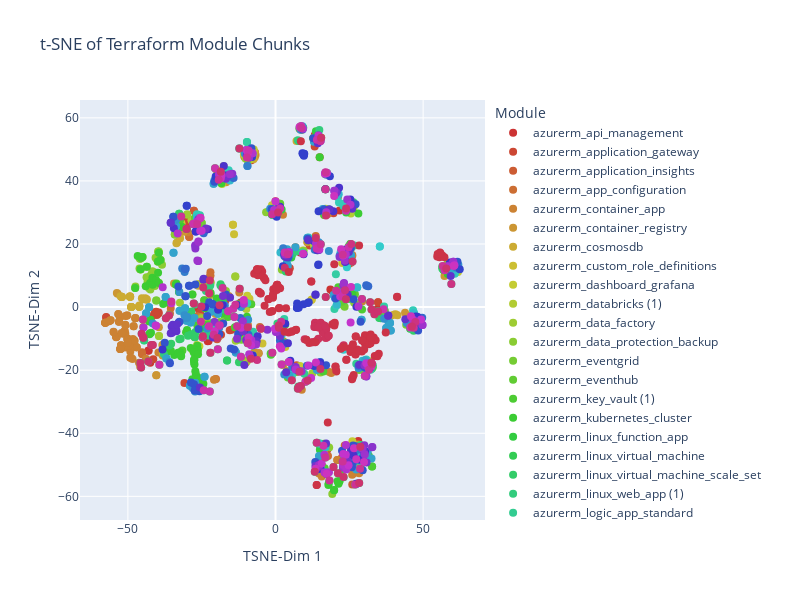

The code cell stored with this chart in its notebook:
### Code cell
from sklearn.manifold import TSNE
import plotly.graph_objects as go
import numpy as np

# 2. Pull embeddings + metadata from your existing vectorstore
collection = vectorstore._collection
result = collection.get(include=["embeddings", "metadatas"])
vectors = np.array(result["embeddings"])
metadatas = result["metadatas"]

# 3. Build hover text and doc_type lists
doc_types = [m["doc_type"] for m in metadatas]
hover_text = [
    f"{m['doc_type']}: {chunks[i].page_content[:100].replace(chr(10),' ')}…"
    for i, m in enumerate(metadatas)
]

# 4. Run t-SNE down to 2D
tsne = TSNE(n_components=2, perplexity=30, init="pca", random_state=42)
coords = tsne.fit_transform(vectors)

# 5. Assign one color per module
unique = list(dict.fromkeys(doc_types))
color_map = {t: f"hsl({i*360/len(unique):.0f},60%,50%)" for i, t in enumerate(unique)}

# 6. Plot with Plotly
fig = go.Figure()
for t in unique:
    idxs = [i for i, dt in enumerate(doc_types) if dt == t]
    fig.add_trace(go.Scatter(
        x=coords[idxs,0],
        y=coords[idxs,1],
        mode="markers",
        marker=dict(color=color_map[t], size=8),
        name=t,
        hovertext=[hover_text[i] for i in idxs],
        hoverinfo="text"
    ))
fig.update_layout(
    title="t-SNE of Terraform Module Chunks",
    xaxis_title="TSNE-Dim 1",
    yaxis_title="TSNE-Dim 2",
    legend_title="Module",
    width=800, height=600
)
fig.show()
